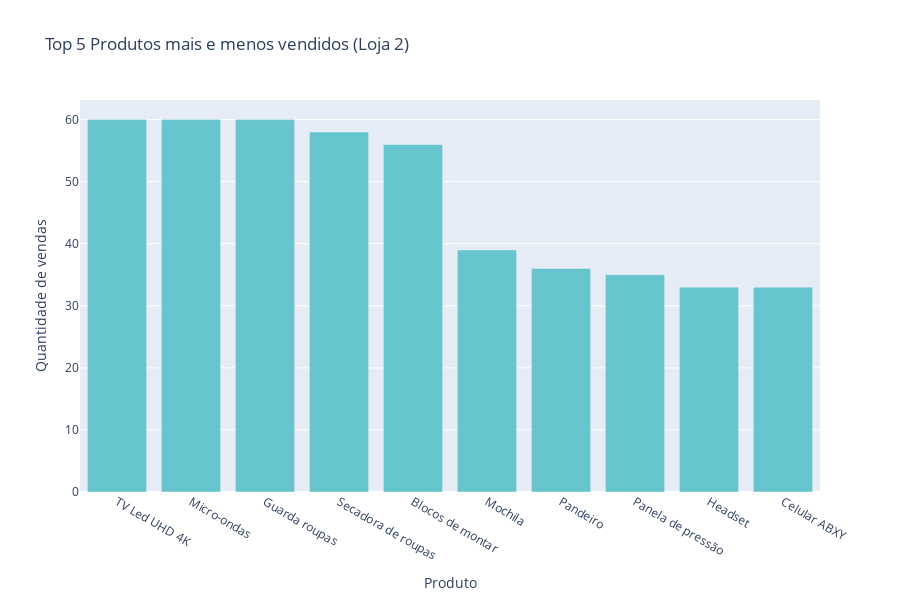

This figure's notebook cell:
### Markdown cell above
#### Loja 2

### Code cell
top5_mais_menos_vendidos_loja2 = pd.concat([produtos_mais_vendidos_loja2.head(), produtos_mais_vendidos_loja2.tail()], ignore_index=True)


fig = px.bar(top5_mais_menos_vendidos_loja1,
             x='Produto', y='Quantidade de vendas',
             hover_data=['Categoria do Produto'], 
             labels=({'Categoria do Produto': 'Categoria do Produto'}), 
             title='Top 5 Produtos mais e menos vendidos (Loja 2)', 
             color_discrete_sequence=px.colors.qualitative.Pastel,
             height=600
            )

fig.show()

### Figure 1 — Plotly figure (JSON) as saved in the notebook; plotly's stock layout.template omitted (floating-point values rounded to 4 significant figures)
{"data": [{"customdata": [["eletronicos"], ["eletrodomesticos"], ["moveis"], ["eletrodomesticos"], ["brinquedos"], ["esporte e lazer"], ["instrumentos musicais"], ["utilidades domesticas"], ["eletronicos"], ["eletronicos"]], "hovertemplate": "Produto=%{x}<br>Quantidade de vendas=%{y}<br>Categoria do Produto=%{customdata[0]}<extra></extra>", "legendgroup": "", "marker": {"color": "rgb(102, 197, 204)", "pattern": {"shape": ""}}, "name": "", "orientation": "v", "showlegend": false, "textposition": "auto", "type": "bar", "x": ["TV Led UHD 4K", "Micro-ondas", "Guarda roupas", "Secadora de roupas", "Blocos de montar", "Mochila", "Pandeiro", "Panela de pressão", "Headset", "Celular ABXY"], "xaxis": "x", "y": [60, 60, 60, 58, 56, 39, 36, 35, 33, 33], "yaxis": "y"}], "layout": {"barmode": "relative", "height": 600, "legend": {"tracegroupgap": 0}, "title": {"text": "Top 5 Produtos mais e menos vendidos (Loja 2)"}, "xaxis": {"anchor": "y", "domain": [0, 1], "title": {"text": "Produto"}}, "yaxis": {"anchor": "x", "domain": [0, 1], "title": {"text": "Quantidade de vendas"}}}}
